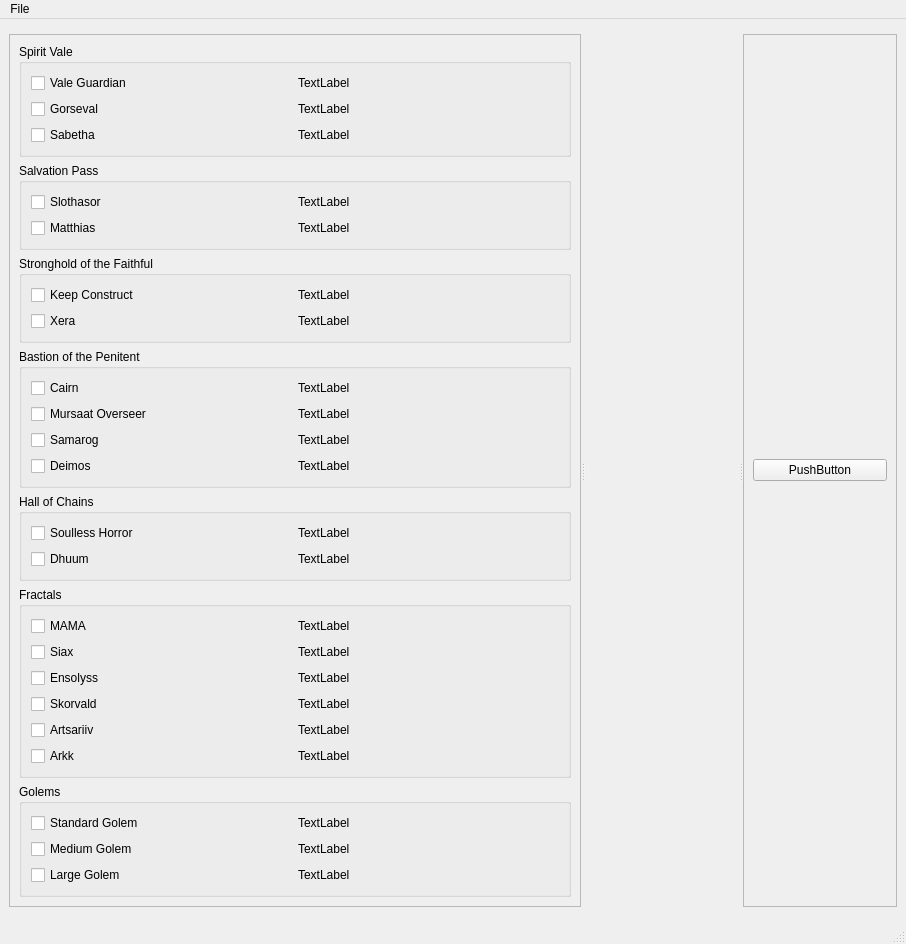
<?xml version="1.0" encoding="UTF-8"?>
<ui version="4.0">
 <class>MainWindow</class>
 <widget class="QMainWindow" name="MainWindow">
  <property name="geometry">
   <rect>
    <x>0</x>
    <y>0</y>
    <width>906</width>
    <height>908</height>
   </rect>
  </property>
  <property name="windowTitle">
   <string>MainWindow</string>
  </property>
  <widget class="QWidget" name="centralwidget">
   <layout class="QGridLayout" name="gridLayout_8">
    <item row="1" column="1">
     <widget class="QSplitter" name="splitter">
      <property name="orientation">
       <enum>Qt::Horizontal</enum>
      </property>
      <widget class="QFrame" name="frame_bosses">
       <property name="minimumSize">
        <size>
         <width>0</width>
         <height>0</height>
        </size>
       </property>
       <property name="maximumSize">
        <size>
         <width>16777215</width>
         <height>16777215</height>
        </size>
       </property>
       <property name="frameShape">
        <enum>QFrame::StyledPanel</enum>
       </property>
       <property name="frameShadow">
        <enum>QFrame::Raised</enum>
       </property>
       <layout class="QVBoxLayout" name="verticalLayout_2">
        <item>
         <widget class="ButtonGroupBox" name="gbWing1">
          <property name="title">
           <string>Spirit Vale</string>
          </property>
          <layout class="QGridLayout" name="gridLayout_3">
           <item row="1" column="0">
            <widget class="QCheckBox" name="cbW1B1">
             <property name="text">
              <string>Vale Guardian</string>
             </property>
            </widget>
           </item>
           <item row="2" column="1">
            <widget class="QLabel" name="lW1B2">
             <property name="minimumSize">
              <size>
               <width>200</width>
               <height>0</height>
              </size>
             </property>
             <property name="text">
              <string>TextLabel</string>
             </property>
            </widget>
           </item>
           <item row="2" column="0">
            <widget class="QCheckBox" name="cbW1B2">
             <property name="text">
              <string>Gorseval</string>
             </property>
            </widget>
           </item>
           <item row="1" column="1">
            <widget class="QLabel" name="lW1B1">
             <property name="minimumSize">
              <size>
               <width>200</width>
               <height>0</height>
              </size>
             </property>
             <property name="text">
              <string>TextLabel</string>
             </property>
            </widget>
           </item>
           <item row="3" column="1">
            <widget class="QLabel" name="lW1B3">
             <property name="minimumSize">
              <size>
               <width>200</width>
               <height>0</height>
              </size>
             </property>
             <property name="text">
              <string>TextLabel</string>
             </property>
            </widget>
           </item>
           <item row="3" column="0">
            <widget class="QCheckBox" name="cbW1B3">
             <property name="text">
              <string>Sabetha</string>
             </property>
            </widget>
           </item>
          </layout>
         </widget>
        </item>
        <item>
         <widget class="QGroupBox" name="gbWing2">
          <property name="title">
           <string>Salvation Pass</string>
          </property>
          <property name="flat">
           <bool>false</bool>
          </property>
          <property name="checkable">
           <bool>false</bool>
          </property>
          <layout class="QGridLayout" name="gridLayout_2">
           <item row="0" column="0">
            <widget class="QCheckBox" name="cbW2B1_2">
             <property name="text">
              <string>Slothasor</string>
             </property>
            </widget>
           </item>
           <item row="0" column="1">
            <widget class="QLabel" name="lW2B1">
             <property name="minimumSize">
              <size>
               <width>200</width>
               <height>0</height>
              </size>
             </property>
             <property name="text">
              <string>TextLabel</string>
             </property>
            </widget>
           </item>
           <item row="1" column="0">
            <widget class="QCheckBox" name="cbW2B2_2">
             <property name="text">
              <string>Matthias</string>
             </property>
            </widget>
           </item>
           <item row="1" column="1">
            <widget class="QLabel" name="lW2B2">
             <property name="minimumSize">
              <size>
               <width>200</width>
               <height>0</height>
              </size>
             </property>
             <property name="text">
              <string>TextLabel</string>
             </property>
            </widget>
           </item>
          </layout>
         </widget>
        </item>
        <item>
         <widget class="QGroupBox" name="gbWing3">
          <property name="title">
           <string>Stronghold of the Faithful</string>
          </property>
          <property name="flat">
           <bool>false</bool>
          </property>
          <property name="checkable">
           <bool>false</bool>
          </property>
          <layout class="QGridLayout" name="gridLayout_5">
           <item row="0" column="0">
            <widget class="QCheckBox" name="cbW3B1">
             <property name="text">
              <string>Keep Construct</string>
             </property>
            </widget>
           </item>
           <item row="0" column="1">
            <widget class="QLabel" name="lW3B1">
             <property name="minimumSize">
              <size>
               <width>200</width>
               <height>0</height>
              </size>
             </property>
             <property name="text">
              <string>TextLabel</string>
             </property>
            </widget>
           </item>
           <item row="1" column="0">
            <widget class="QCheckBox" name="cbW3B2">
             <property name="text">
              <string>Xera</string>
             </property>
            </widget>
           </item>
           <item row="1" column="1">
            <widget class="QLabel" name="lW3B2">
             <property name="minimumSize">
              <size>
               <width>200</width>
               <height>0</height>
              </size>
             </property>
             <property name="text">
              <string>TextLabel</string>
             </property>
            </widget>
           </item>
          </layout>
         </widget>
        </item>
        <item>
         <widget class="QGroupBox" name="gbWing4">
          <property name="title">
           <string>Bastion of the Penitent</string>
          </property>
          <property name="flat">
           <bool>false</bool>
          </property>
          <property name="checkable">
           <bool>false</bool>
          </property>
          <layout class="QGridLayout" name="gridLayout">
           <item row="0" column="0">
            <widget class="QCheckBox" name="cbW4B1">
             <property name="text">
              <string>Cairn</string>
             </property>
            </widget>
           </item>
           <item row="0" column="1">
            <widget class="QLabel" name="lW4B1">
             <property name="minimumSize">
              <size>
               <width>200</width>
               <height>0</height>
              </size>
             </property>
             <property name="text">
              <string>TextLabel</string>
             </property>
            </widget>
           </item>
           <item row="1" column="0">
            <widget class="QCheckBox" name="cbW4B2">
             <property name="text">
              <string>Mursaat Overseer</string>
             </property>
            </widget>
           </item>
           <item row="1" column="1">
            <widget class="QLabel" name="lW4B2">
             <property name="minimumSize">
              <size>
               <width>200</width>
               <height>0</height>
              </size>
             </property>
             <property name="text">
              <string>TextLabel</string>
             </property>
            </widget>
           </item>
           <item row="2" column="0">
            <widget class="QCheckBox" name="cbW4B3">
             <property name="text">
              <string>Samarog</string>
             </property>
            </widget>
           </item>
           <item row="2" column="1">
            <widget class="QLabel" name="lW4B3">
             <property name="minimumSize">
              <size>
               <width>200</width>
               <height>0</height>
              </size>
             </property>
             <property name="text">
              <string>TextLabel</string>
             </property>
            </widget>
           </item>
           <item row="3" column="0">
            <widget class="QCheckBox" name="cbW4B4">
             <property name="text">
              <string>Deimos</string>
             </property>
            </widget>
           </item>
           <item row="3" column="1">
            <widget class="QLabel" name="lW4B4">
             <property name="minimumSize">
              <size>
               <width>200</width>
               <height>0</height>
              </size>
             </property>
             <property name="text">
              <string>TextLabel</string>
             </property>
            </widget>
           </item>
          </layout>
         </widget>
        </item>
        <item>
         <widget class="QGroupBox" name="gbWing5">
          <property name="title">
           <string>Hall of Chains</string>
          </property>
          <property name="flat">
           <bool>false</bool>
          </property>
          <property name="checkable">
           <bool>false</bool>
          </property>
          <layout class="QGridLayout" name="gridLayout_4">
           <item row="0" column="0">
            <widget class="QCheckBox" name="cbW5B1">
             <property name="text">
              <string>Soulless Horror</string>
             </property>
            </widget>
           </item>
           <item row="0" column="1">
            <widget class="QLabel" name="lW5B1">
             <property name="minimumSize">
              <size>
               <width>200</width>
               <height>0</height>
              </size>
             </property>
             <property name="text">
              <string>TextLabel</string>
             </property>
            </widget>
           </item>
           <item row="1" column="0">
            <widget class="QCheckBox" name="cbW5B2">
             <property name="text">
              <string>Dhuum</string>
             </property>
            </widget>
           </item>
           <item row="1" column="1">
            <widget class="QLabel" name="lW5B2">
             <property name="minimumSize">
              <size>
               <width>200</width>
               <height>0</height>
              </size>
             </property>
             <property name="text">
              <string>TextLabel</string>
             </property>
            </widget>
           </item>
          </layout>
         </widget>
        </item>
        <item>
         <widget class="QGroupBox" name="gbFractals">
          <property name="title">
           <string>Fractals</string>
          </property>
          <property name="flat">
           <bool>false</bool>
          </property>
          <property name="checkable">
           <bool>false</bool>
          </property>
          <layout class="QGridLayout" name="gridLayout_6">
           <item row="0" column="0">
            <widget class="QCheckBox" name="cbFractal1B1">
             <property name="text">
              <string>MAMA</string>
             </property>
            </widget>
           </item>
           <item row="0" column="1">
            <widget class="QLabel" name="lFractal1B1">
             <property name="minimumSize">
              <size>
               <width>200</width>
               <height>0</height>
              </size>
             </property>
             <property name="text">
              <string>TextLabel</string>
             </property>
            </widget>
           </item>
           <item row="1" column="0">
            <widget class="QCheckBox" name="cbFractal1B2">
             <property name="text">
              <string>Siax</string>
             </property>
            </widget>
           </item>
           <item row="1" column="1">
            <widget class="QLabel" name="lFractal1B2">
             <property name="minimumSize">
              <size>
               <width>200</width>
               <height>0</height>
              </size>
             </property>
             <property name="text">
              <string>TextLabel</string>
             </property>
            </widget>
           </item>
           <item row="2" column="0">
            <widget class="QCheckBox" name="cbFractal1B3">
             <property name="text">
              <string>Ensolyss</string>
             </property>
            </widget>
           </item>
           <item row="2" column="1">
            <widget class="QLabel" name="lFractal1B3">
             <property name="minimumSize">
              <size>
               <width>200</width>
               <height>0</height>
              </size>
             </property>
             <property name="text">
              <string>TextLabel</string>
             </property>
            </widget>
           </item>
           <item row="3" column="0">
            <widget class="QCheckBox" name="cbFractal2B1">
             <property name="text">
              <string>Skorvald</string>
             </property>
            </widget>
           </item>
           <item row="3" column="1">
            <widget class="QLabel" name="lFractal2B1">
             <property name="minimumSize">
              <size>
               <width>200</width>
               <height>0</height>
              </size>
             </property>
             <property name="text">
              <string>TextLabel</string>
             </property>
            </widget>
           </item>
           <item row="4" column="0">
            <widget class="QCheckBox" name="cbFractal2B2">
             <property name="text">
              <string>Artsariiv</string>
             </property>
            </widget>
           </item>
           <item row="4" column="1">
            <widget class="QLabel" name="lFractal2B2">
             <property name="minimumSize">
              <size>
               <width>200</width>
               <height>0</height>
              </size>
             </property>
             <property name="text">
              <string>TextLabel</string>
             </property>
            </widget>
           </item>
           <item row="5" column="0">
            <widget class="QCheckBox" name="cbFractal2B3">
             <property name="text">
              <string>Arkk</string>
             </property>
            </widget>
           </item>
           <item row="5" column="1">
            <widget class="QLabel" name="lFractal2B3">
             <property name="minimumSize">
              <size>
               <width>200</width>
               <height>0</height>
              </size>
             </property>
             <property name="text">
              <string>TextLabel</string>
             </property>
            </widget>
           </item>
          </layout>
         </widget>
        </item>
        <item>
         <widget class="QGroupBox" name="gbGolems">
          <property name="title">
           <string>Golems</string>
          </property>
          <property name="flat">
           <bool>false</bool>
          </property>
          <property name="checkable">
           <bool>false</bool>
          </property>
          <layout class="QGridLayout" name="gridLayout_7">
           <item row="0" column="0">
            <widget class="QCheckBox" name="cbGolem1">
             <property name="text">
              <string>Standard Golem</string>
             </property>
            </widget>
           </item>
           <item row="0" column="1">
            <widget class="QLabel" name="lW4B1_7">
             <property name="minimumSize">
              <size>
               <width>200</width>
               <height>0</height>
              </size>
             </property>
             <property name="text">
              <string>TextLabel</string>
             </property>
            </widget>
           </item>
           <item row="1" column="0">
            <widget class="QCheckBox" name="cbGolem2">
             <property name="text">
              <string>Medium Golem</string>
             </property>
            </widget>
           </item>
           <item row="1" column="1">
            <widget class="QLabel" name="lW4B2_7">
             <property name="minimumSize">
              <size>
               <width>200</width>
               <height>0</height>
              </size>
             </property>
             <property name="text">
              <string>TextLabel</string>
             </property>
            </widget>
           </item>
           <item row="2" column="0">
            <widget class="QCheckBox" name="cbGolem3">
             <property name="text">
              <string>Large Golem</string>
             </property>
            </widget>
           </item>
           <item row="2" column="1">
            <widget class="QLabel" name="lW4B3_7">
             <property name="minimumSize">
              <size>
               <width>200</width>
               <height>0</height>
              </size>
             </property>
             <property name="text">
              <string>TextLabel</string>
             </property>
            </widget>
           </item>
          </layout>
         </widget>
        </item>
       </layout>
      </widget>
      <widget class="QWidget" name="fTemp" native="true"/>
      <widget class="QFrame" name="fOptions">
       <property name="frameShape">
        <enum>QFrame::StyledPanel</enum>
       </property>
       <property name="frameShadow">
        <enum>QFrame::Raised</enum>
       </property>
       <layout class="QVBoxLayout" name="verticalLayout">
        <item>
         <widget class="QPushButton" name="pushButton">
          <property name="text">
           <string>PushButton</string>
          </property>
         </widget>
        </item>
       </layout>
      </widget>
     </widget>
    </item>
    <item row="2" column="1">
     <widget class="QFrame" name="fFooter">
      <property name="maximumSize">
       <size>
        <width>16777215</width>
        <height>30</height>
       </size>
      </property>
      <property name="frameShape">
       <enum>QFrame::StyledPanel</enum>
      </property>
      <property name="frameShadow">
       <enum>QFrame::Raised</enum>
      </property>
     </widget>
    </item>
    <item row="0" column="1">
     <widget class="QWidget" name="fHeader" native="true">
      <property name="maximumSize">
       <size>
        <width>16777215</width>
        <height>30</height>
       </size>
      </property>
     </widget>
    </item>
   </layout>
  </widget>
  <widget class="QMenuBar" name="menubar">
   <property name="geometry">
    <rect>
     <x>0</x>
     <y>0</y>
     <width>906</width>
     <height>21</height>
    </rect>
   </property>
   <widget class="QMenu" name="menuFile">
    <property name="title">
     <string>File</string>
    </property>
   </widget>
   <addaction name="menuFile"/>
  </widget>
  <widget class="QStatusBar" name="statusbar"/>
 </widget>
 <customwidgets>
  <customwidget>
   <class>ButtonGroupBox</class>
   <extends>QGroupBox</extends>
   <header>buttongroupbox.h</header>
   <container>1</container>
  </customwidget>
 </customwidgets>
 <resources/>
 <connections/>
</ui>
